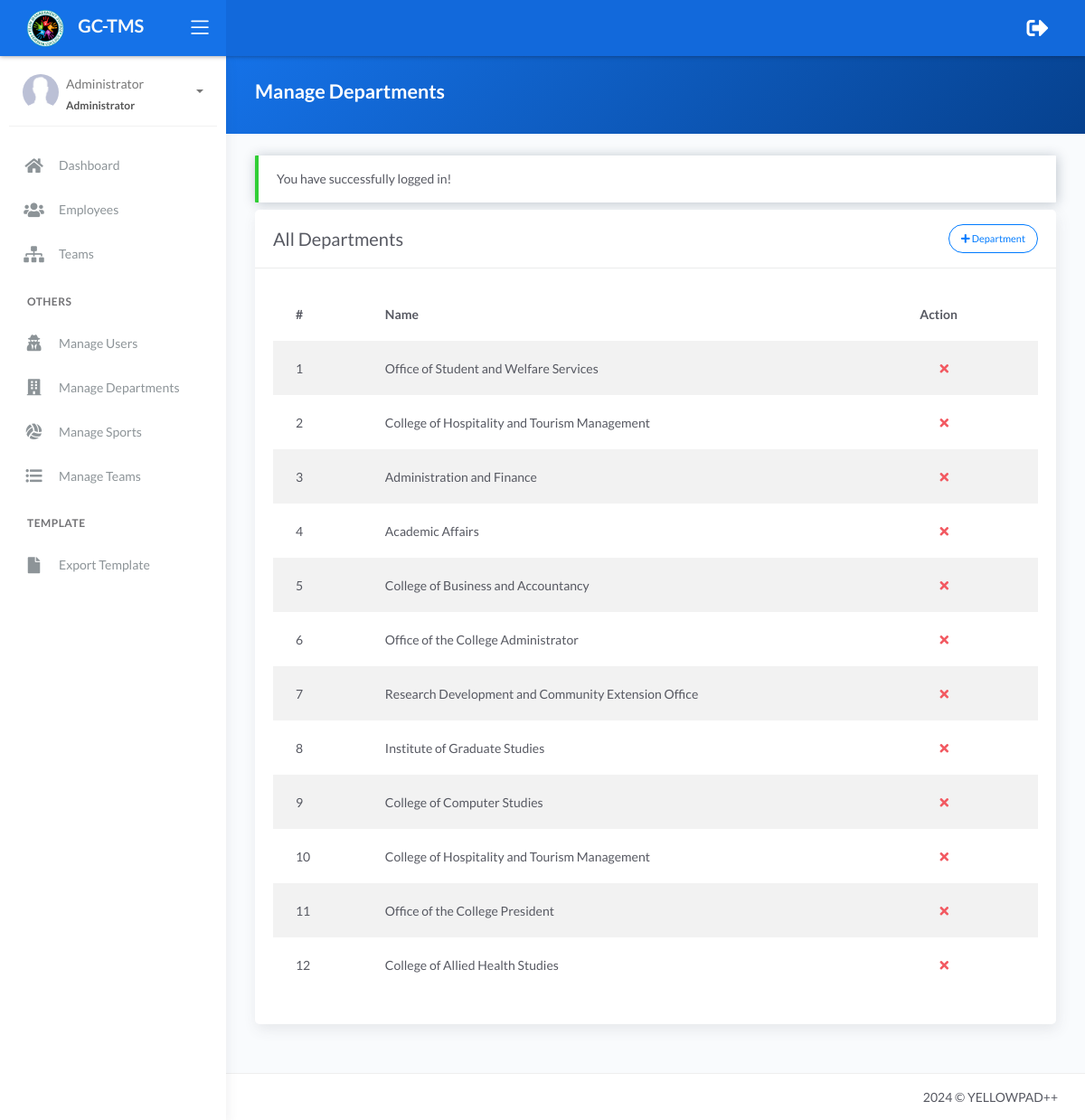
The app's page /manage_depts.php (signed in) with its own data.
### tables this page shows
CREATE TABLE `tbl_dept` (
  `id` int(11) NOT NULL,
  `name` varchar(255) DEFAULT NULL,
  `details` text DEFAULT NULL
);

### manage_depts.php (the view, shortened to what this page needs)
<?php include 'server/server.php' ?>
<?php
$query = "SELECT * FROM tbl_dept";
$result = $conn->query($query);
$depts = array();
while ($row = $result->fetch_assoc()) {
	$depts[] = $row;
}
?>
<!DOCTYPE html>
<html lang="en">
<head>
	<?php include 'templates/header.php' ?>
</head>
<body>
	<div class="wrapper">
		<?php include 'templates/main-header.php' ?>
		<?php include 'templates/sidebar.php' ?>
		<div class="main-panel">
			<div class="content">
				<div class="panel-header bg-primary-gradient">
					<div class="page-inner">
						<div class="d-flex align-items-left align-items-md-center flex-column flex-md-row">
							<div>
								<h2 class="text-white fw-bold">Manage Departments</h2>
							</div>
						</div>
					</div>
				</div>
				<div class="page-inner">
					<?php if (isset($_SESSION['message'])) : ?>
						<div class="alert alert-<?php echo $_SESSION['success']; ?> <?= $_SESSION['success'] == 'danger' ? 'bg-danger text-light' : null ?>" role="alert">
							<?php echo $_SESSION['message']; ?>
						</div>
					<?php endif ?>
					<div class="row mt--2">
						<div class="col-md-12">
							<div class="card">
								<div class="card-header">
									<div class="card-head-row">
										<div class="card-title">All Departments</div>
										<?php if (isset($_SESSION['username'])) : ?>
											<div class="card-tools">
												<a href="#add" data-toggle="modal" class="btn btn-outline-primary btn-round btn-sm">
													<i class="fa fa-plus"></i>
													Department
												</a>
											</div>
										<?php endif ?>
									</div>
								</div>
								<div class="card-body">
									<div class="table-responsive">
										<table class="table table-striped">
											<thead>
												<tr>
													<th scope="col">#</th>
													<th scope="col">Name</th>
													<?php if (isset($_SESSION['username'])) : ?>
														<?php if ($_SESSION['role'] == 'administrator') : ?>
															<th>Action</th>
														<?php endif ?>
													<?php endif ?>
												</tr>
											</thead>
											<tbody>
												<?php if (!empty($depts)) : ?>
													<?php foreach ($depts as $index => $row) : ?>
														<tr>
															<td class="text-uppercase"><?= $index + 1 ?></td>
															<td><?= $row['name'] ?></td>
															<?php if (isset($_SESSION['username'])) : ?>
																<td>
																	<?php if ($_SESSION['role'] == 'administrator') : ?>
																		<a href="#" class="btn btn-link btn-danger" data-toggle="modal" data-target="#removeDept<?= $row['id'] ?>">
																			<i class="fa fa-times"></i>
																		</a>
																	<?php endif ?>
																</td>
															<?php endif ?>
														</tr>
													<?php endforeach ?>
												<?php else : ?>
													<tr>
														<td colspan="3" class="text-center">No Available Data</td>
													</tr>
												<?php endif ?>
											</tbody>
										</table>
									</div>
								</div>
							</div>
						</div>
					</div>
				</div>
			</div>
			<?php include 'templates/main-footer.php' ?>
		</div>
	</div>
</body>
</html>

### records on screen
tbl_dept: name "Office of Student and Welfare Services"
tbl_dept: name "College of Hospitality and Tourism Management"
tbl_dept: name "Administration and Finance"
tbl_dept: name "Academic Affairs"
tbl_dept: name "College of Business and Accountancy"
tbl_dept: name "Office of the College Administrator"
tbl_dept: name "Research Development and Community Extension Office"
tbl_dept: name "Institute of Graduate Studies"
tbl_dept: name "College of Computer Studies"
tbl_dept: name "College of Hospitality and Tourism Management"
tbl_dept: name "Office of the College President"
tbl_dept: name "College of Allied Health Studies"

### other values on screen
$_SESSION['acc_name'] "Administrator"
$_SESSION['role'] "Administrator"
$_SESSION['message'] "You have successfully logged in!"
